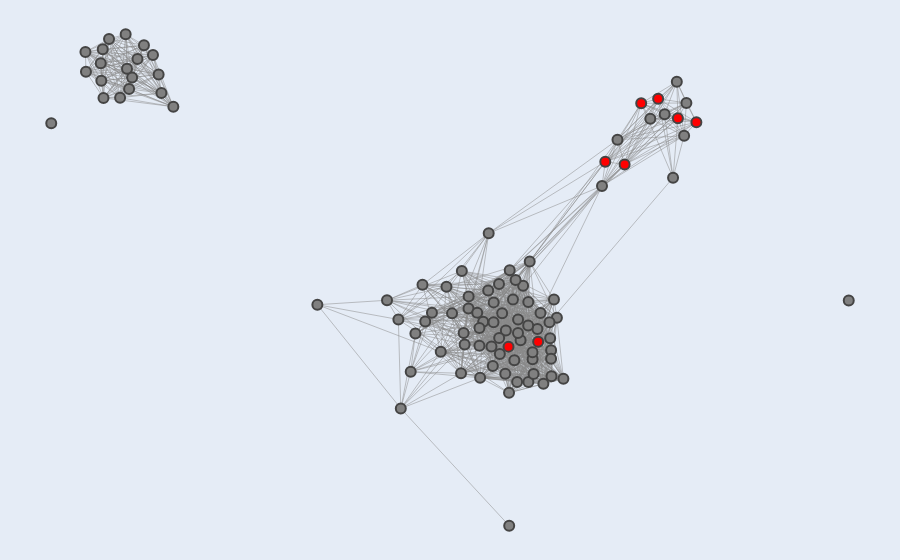

Notebook source saved alongside this figure:
### Markdown cell above
## Figure E

### Code cell
# nodes to be highlighted in red.
highlight_nodes = ['W04B5.1', 'F39E9.7', 'ZK402.3', 'W04B5.2', 'T02G5.4', 'Y105C5A.14','W05H12.2', 'gpx-8']

G, pos, partition = load_graph_positions_and_clusters()

# sorting nodes to ensure highlighted nodes are processed last and rendered on top
sorted_nodes = sorted(G.nodes(), key=lambda node: node in highlight_nodes)

# generate hover texts and colors for each node
hover_texts = []
node_colors = []
for node in sorted_nodes:
    community_id = partition[node]
    neighbors = list(G.neighbors(node))
    sorted_neighbors = sorted(neighbors)[:10]
    neighbors_str = ", ".join(sorted_neighbors)
    hover_text = f"Gene: {node}<br>Cluster ID: {community_id}<br>Top Neighbors: {neighbors_str}"
    hover_texts.append(hover_text)
    node_colors.append('red' if node in highlight_nodes else 'gray')

# prepare edge trace
edge_x = []
edge_y = []
for edge in G.edges():
    x0, y0 = pos[edge[0]]
    x1, y1 = pos[edge[1]]
    edge_x.extend([x0, x1, None])
    edge_y.extend([y0, y1, None])
edge_trace = go.Scatter(x=edge_x, y=edge_y, line=dict(width=0.5, color='#888'), hoverinfo='none', mode='lines')

# prepare node trace
node_trace = go.Scatter(
    x=[pos[node][0] for node in sorted_nodes], 
    y=[pos[node][1] for node in sorted_nodes], 
    mode='markers', 
    hoverinfo='text',
    marker=dict(showscale=False, size=10, color=node_colors, line_width=2),
    text=hover_texts)

# create figure
fig = go.Figure(data=[edge_trace, node_trace], 
                layout=go.Layout(
                    showlegend=False,
                    hovermode='closest',
                    margin=dict(b=0, l=0, r=0, t=0),
                    xaxis=dict(showgrid=False, zeroline=False, showticklabels=False),
                    yaxis=dict(showgrid=False, zeroline=False, showticklabels=False)))

# display figure
plotly.offline.plot(fig, image_filename='r100_pseudogenes_clustering', image='svg') # saves in ~/Downloads and opens in browser.
fig.show()

# pio.write_image(fig, '../figs/fig2/fig2G.svg', format='svg')

### Figure 1 — Plotly figure (JSON) as saved in the notebook; plotly's stock layout.template omitted (floating-point values rounded to 4 significant figures; data arrays with more than 128 entries replaced by an {"elided": "..."} marker saying what was removed)
{"data": [{"hoverinfo": "none", "line": {"color": "#888", "width": 0.5}, "mode": "lines", "type": "scatter", "x": {"elided": "3855 float values"}, "y": {"elided": "3855 float values"}}, {"hoverinfo": "text", "marker": {"color": ["gray", "gray", "gray", "gray", "gray", "gray", "gray", "gray", "gray", "gray", "gray", "gray", "gray", "gray", "gray", "gray", "gray", "gray", "gray", "gray", "gray", "gray", "gray", "gray", "gray", "gray", "gray", "gray", "gray", "gray", "gray", "gray", "gray", "gray", "gray", "gray", "gray", "gray", "gray", "gray", "gray", "gray", "gray", "gray", "gray", "gray", "gray", "gray", "gray", "gray", "gray", "gray", "gray", "gray", "gray", "gray", "gray", "gray", "gray", "gray", "gray", "gray", "gray", "gray", "gray", "gray", "gray", "gray", "gray", "gray", "gray", "gray", "gray", "gray", "gray", "gray", "gray", "gray", "gray", "gray", "gray", "gray", "gray", "gray", "gray", "gray", "gray", "gray", "gray", "gray", "gray", "gray", "red", "red", "red", "red", "red", "red", "red", "red"], "line": {"width": 2}, "showscale": false, "size": 10}, "mode": "markers", "text": ["Gene: C55C3.3<br>Cluster ID: 0<br>Top Neighbors: C09G5.7, R06C1.4, W09B7.2, ZK973.8, clp-6, dyf-3, lido-18, mif-2, spch-1, spe-41", "Gene: timm-17B.2<br>Cluster ID: 0<br>Top Neighbors: C04G6.6, C08F11.7, C18D4.6, C30G12.1, C38D9.2, C46G7.5, F09C8.2, F15D4.5, F40D4.13, F41G4.7", "Gene: Y20F4.4<br>Cluster ID: 0<br>Top Neighbors: C04G6.6, C08F11.7, C18D4.6, C46G7.5, E02H9.3, F09C8.2, K09H9.7, R06C1.4, T16G12.4, T16G12.8", "Gene: C08F11.7<br>Cluster ID: 0<br>Top Neighbors: C04G6.6, C18D4.6, C38C3.3, C38D9.2, C46G7.5, F09C8.2, F15D4.5, F40D4.13, F41G4.7, F55B11.6", "Gene: E01G4.5<br>Cluster ID: 1<br>Top Neighbors: F39E9.7, F39F10.4, F55C9.3, H09G03.1, K02E2.6, W04B5.1, W04B5.2, W05H12.2, Y105C5A.14, Y17D7B.4", "Gene: C09G5.7<br>Cluster ID: 0<br>Top Neighbors: C04G6.6, C30G12.1, C38C3.3, C55C3.3, Y57G7A.5, ZK795.2, ZK973.8, clp-6, elf-1, gpx-8", "Gene: hrde-1<br>Cluster ID: 2<br>Top Neighbors: cdk-1, cey-2, cpg-1, csr-1, hil-4, hsp-1, hsp-90, klp-15, klp-7, mcm-7", "Gene: C18D4.6<br>Cluster ID: 0<br>Top Neighbors: C04G6.6, C08F11.7, C38C3.3, C38D9.2, C46G7.5, E02H9.3, F09C8.2, F15D4.5, F40D4.13, F55B11.6", "Gene: R06C1.4<br>Cluster ID: 0<br>Top Neighbors: C04G6.6, C08F11.7, C18D4.6, C38C3.3, C38D9.2, C46G7.5, C55C3.3, E02H9.3, F09C8.2, F15D4.5", "Gene: C38D9.2<br>Cluster ID: 0<br>Top Neighbors: C04G6.6, C08F11.7, C18D4.6, F15D4.5, F40D4.13, F41G4.7, F55B11.6, F58H7.5, K05C4.9, K09H9.7", "Gene: F15D4.5<br>Cluster ID: 0<br>Top Neighbors: C04G6.6, C08F11.7, C18D4.6, C38D9.2, F40D4.13, F41G4.7, F55B11.6, F58H7.5, K09H9.7, R03H10.6", "Gene: Y57G11C.51<br>Cluster ID: 0<br>Top Neighbors: C46G7.5, E01G4.5, F39F10.4, R06C1.4, W05F2.4, W05H12.2, W09B7.2, Y20F4.4, ZK973.8, mif-2", "Gene: pan-1<br>Cluster ID: 0<br>Top Neighbors: C04G6.6, C08F11.7, C30G12.1, C46G7.5, F09C8.2, F55B11.6, K05C4.9, K09H9.7, T02G5.4, T11F9.10", "Gene: hil-4<br>Cluster ID: 2<br>Top Neighbors: cdk-1, cey-2, cpg-1, csr-1, hrde-1, hsp-1, hsp-90, klp-15, klp-7, mcm-7", "Gene: cdk-1<br>Cluster ID: 2<br>Top Neighbors: cey-2, cpg-1, csr-1, hil-4, hrde-1, hsp-1, hsp-90, klp-15, klp-7, mcm-7", "Gene: T16G12.4<br>Cluster ID: 0<br>Top Neighbors: C04G6.6, C08F11.7, C18D4.6, C38D9.2, C46G7.5, E02H9.3, F15D4.5, F41G4.7, F55B11.6, F58H7.5", "Gene: fbxb-97<br>Cluster ID: 0<br>Top Neighbors: C04G6.6, C08F11.7, C18D4.6, C30G12.1, C38C3.3, C38D9.2, C46G7.5, F09C8.2, F15D4.5, F40D4.13", "Gene: F39F10.4<br>Cluster ID: 1<br>Top Neighbors: E01G4.5, F09C8.2, F39E9.7, F55C9.3, H09G03.1, W04B5.1, W04B5.2, W05H12.2, Y105C5A.14, Y17D7B.4", "Gene: K09H9.7<br>Cluster ID: 0<br>Top Neighbors: C04G6.6, C08F11.7, C18D4.6, C30G12.1, C38C3.3, C38D9.2, C46G7.5, F09C8.2, F15D4.5, F40D4.13", "Gene: tbb-2<br>Cluster ID: 2<br>Top Neighbors: cdk-1, cey-2, cpg-1, csr-1, hil-4, hrde-1, hsp-1, hsp-90, klp-15, klp-7", "Gene: saeg-1<br>Cluster ID: 0<br>Top Neighbors: C04G6.6, C08F11.7, C18D4.6, C38D9.2, F09C8.2, F15D4.5, F41G4.7, F55B11.6, F58H7.5, K05C4.9", "Gene: spe-41<br>Cluster ID: 0<br>Top Neighbors: C04G6.6, C08F11.7, C09G5.7, C18D4.6, C38C3.3, C38D9.2, C55C3.3, F55B11.6, F58H7.5, K09H9.7", "Gene: csr-1<br>Cluster ID: 2<br>Top Neighbors: cdk-1, cey-2, hil-4, hrde-1, hsp-1, hsp-90, klp-15, klp-7, mcm-7, par-5", "Gene: mif-2<br>Cluster ID: 0<br>Top Neighbors: C18D4.6, C46G7.5, C55C3.3, E02H9.3, R06C1.4, T03D3.5, T16G12.4, W05F2.4, Y20F4.4, Y57G11C.51", "Gene: ZK973.8<br>Cluster ID: 0<br>Top Neighbors: C09G5.7, C30G12.1, C38C3.3, C55C3.3, F09C8.2, Y57G11C.51, Y57G7A.5, ZK795.2, bath-13, clp-6", "Gene: scrm-4<br>Cluster ID: 0<br>Top Neighbors: C04G6.6, C08F11.7, C18D4.6, C38D9.2, F15D4.5, F40D4.13, F55B11.6, F58H7.5, K09H9.7, R06C1.4", "Gene: K02E2.6<br>Cluster ID: 1<br>Top Neighbors: E01G4.5, F39E9.7, F55C9.3, H09G03.1, W04B5.1, W04B5.2, W05H12.2, Y105C5A.14, Y17D7B.4, Y37E11B.2", "Gene: mcm-7<br>Cluster ID: 2<br>Top Neighbors: cdk-1, cey-2, cpg-1, csr-1, hil-4, hrde-1, hsp-1, hsp-90, klp-15, klp-7", "Gene: sea-2<br>Cluster ID: 0<br>Top Neighbors: C18D4.6, C46G7.5, E02H9.3, F09C8.2, R06C1.4, T16G12.4, W05F2.4, W09B7.1, W09B7.2, Y20F4.4", "Gene: klp-7<br>Cluster ID: 2<br>Top Neighbors: cdk-1, cey-2, csr-1, hil-4, hrde-1, hsp-1, hsp-90, klp-15, mcm-7, par-5", "Gene: rnh-1.3<br>Cluster ID: 0<br>Top Neighbors: C04G6.6, C08F11.7, C18D4.6, C38D9.2, C46G7.5, F15D4.5, F40D4.13, F41G4.7, F55B11.6, F58H7.5", "Gene: fbxa-192<br>Cluster ID: 0<br>Top Neighbors: C04G6.6, C08F11.7, C18D4.6, F09C8.2, F58H7.5, K09H9.7, R06C1.4, T02G5.4, T03D3.5, T16G12.4", "Gene: bath-45<br>Cluster ID: 0<br>Top Neighbors: C04G6.6, C08F11.7, C18D4.6, C30G12.1, C38D9.2, F15D4.5, F40D4.13, F41G4.7, F55B11.6, F58H7.5", "Gene: ZK795.2<br>Cluster ID: 0<br>Top Neighbors: C04G6.6, C09G5.7, C38C3.3, F09C8.2, R03H10.6, T20F7.1, Y57G7A.5, ZK909.3, ZK973.8, clp-6", "Gene: par-5<br>Cluster ID: 2<br>Top Neighbors: cdk-1, cey-2, cpg-1, csr-1, hil-4, hrde-1, hsp-1, hsp-90, klp-15, klp-7", "Gene: hsp-90<br>Cluster ID: 2<br>Top Neighbors: cdk-1, cey-2, cpg-1, csr-1, hil-4, hrde-1, hsp-1, klp-15, klp-7, mcm-7", "Gene: gly-13<br>Cluster ID: 0<br>Top Neighbors: C04G6.6, C08F11.7, C18D4.6, C30G12.1, C38C3.3, C46G7.5, F09C8.2, F40D4.13, F55B11.6, K05C4.9", "Gene: klp-15<br>Cluster ID: 2<br>Top Neighbors: cdk-1, cey-2, cpg-1, csr-1, hil-4, hrde-1, hsp-1, hsp-90, klp-7, mcm-7", "Gene: cey-2<br>Cluster ID: 2<br>Top Neighbors: cdk-1, cpg-1, csr-1, hil-4, hrde-1, hsp-1, hsp-90, klp-15, klp-7, mcm-7", "Gene: C46G7.5<br>Cluster ID: 0<br>Top Neighbors: C04G6.6, C08F11.7, C18D4.6, E02H9.3, F09C8.2, F40D4.13, F55B11.6, K05C4.9, K09H9.7, R03H10.6", "Gene: bath-13<br>Cluster ID: 0<br>Top Neighbors: C04G6.6, C08F11.7, C18D4.6, C30G12.1, C38C3.3, C38D9.2, C46G7.5, F09C8.2, F15D4.5, F40D4.13", "Gene: citk-1<br>Cluster ID: 0<br>Top Neighbors: C04G6.6, C18D4.6, C30G12.1, C46G7.5, E02H9.3, F09C8.2, K09H9.7, R03H10.6, R06C1.4, T03D3.5", "Gene: T03D3.5<br>Cluster ID: 0<br>Top Neighbors: C18D4.6, C30G12.1, C38C3.3, E02H9.3, F09C8.2, K05C4.9, K09H9.7, T16G12.4, T20F7.1, bath-13", "Gene: E02H9.3<br>Cluster ID: 0<br>Top Neighbors: C18D4.6, C46G7.5, R06C1.4, T03D3.5, T16G12.4, W05F2.4, W09B7.2, Y20F4.4, citk-1, dyf-3", "Gene: ZK909.3<br>Cluster ID: 0<br>Top Neighbors: C08F11.7, C18D4.6, C30G12.1, C38C3.3, E01G4.5, F09C8.2, F39F10.4, K05C4.9, K09H9.7, T16G12.8", "Gene: H09G03.1<br>Cluster ID: 1<br>Top Neighbors: E01G4.5, F39E9.7, F39F10.4, F55C9.3, K02E2.6, W04B5.1, W04B5.2, W05H12.2, Y105C5A.14, Y17D7B.4", "Gene: Y47H10A.5<br>Cluster ID: 1<br>Top Neighbors: H09G03.1, W04B5.1, W04B5.2, Y17D7B.4, ZK402.3, his-24", "Gene: C38C3.3<br>Cluster ID: 0<br>Top Neighbors: C04G6.6, C08F11.7, C09G5.7, C18D4.6, F09C8.2, K09H9.7, R06C1.4, T03D3.5, T16G12.8, T20F7.1", "Gene: F58H7.5<br>Cluster ID: 0<br>Top Neighbors: C04G6.6, C08F11.7, C38D9.2, F15D4.5, F40D4.13, F41G4.7, F55B11.6, K05C4.9, K09H9.7, T02G5.4", "Gene: F40D4.13<br>Cluster ID: 0<br>Top Neighbors: C04G6.6, C08F11.7, C18D4.6, C30G12.1, C38D9.2, C46G7.5, F15D4.5, F41G4.7, F55B11.6, F58H7.5", "Gene: elf-1<br>Cluster ID: 0<br>Top Neighbors: C04G6.6, C09G5.7, C30G12.1, C38C3.3, C46G7.5, F09C8.2, F39F10.4, F40D4.13, F55B11.6, K05C4.9", "Gene: vet-6<br>Cluster ID: 0<br>Top Neighbors: C18D4.6, C30G12.1, C38C3.3, F09C8.2, F39F10.4, K05C4.9, K09H9.7, T03D3.5, T11F9.10, T16G12.8", "Gene: pyk-1<br>Cluster ID: 3<br>Top Neighbors: ", "Gene: lin-15B<br>Cluster ID: 0<br>Top Neighbors: C04G6.6, C18D4.6, C30G12.1, C46G7.5, F09C8.2, F40D4.13, K05C4.9, K09H9.7, R03H10.6, T03D3.5", "Gene: clp-6<br>Cluster ID: 0<br>Top Neighbors: C04G6.6, C09G5.7, C18D4.6, C38C3.3, C55C3.3, F09C8.2, F40D4.13, K05C4.9, K09H9.7, R06C1.4", "Gene: hsp-1<br>Cluster ID: 2<br>Top Neighbors: cdk-1, cey-2, cpg-1, csr-1, hil-4, hrde-1, hsp-90, klp-15, klp-7, mcm-7", "Gene: rme-2<br>Cluster ID: 2<br>Top Neighbors: cdk-1, cey-2, cpg-1, csr-1, hil-4, hrde-1, hsp-1, hsp-90, klp-15, klp-7", "Gene: ceh-20<br>Cluster ID: 0<br>Top Neighbors: C04G6.6, C08F11.7, C18D4.6, C30G12.1, C38C3.3, C38D9.2, C46G7.5, F09C8.2, F40D4.13, F41G4.7", "Gene: T11F9.10<br>Cluster ID: 0<br>Top Neighbors: C04G6.6, C08F11.7, C38D9.2, C46G7.5, F09C8.2, F15D4.5, F40D4.13, F41G4.7, F55B11.6, F58H7.5", "Gene: lido-18<br>Cluster ID: 0<br>Top Neighbors: C04G6.6, C08F11.7, C09G5.7, C18D4.6, C38C3.3, C38D9.2, C55C3.3, F15D4.5, F40D4.13, F41G4.7", "Gene: Y17D7B.4<br>Cluster ID: 1<br>Top Neighbors: E01G4.5, F39E9.7, F39F10.4, F55C9.3, H09G03.1, K02E2.6, W04B5.1, W04B5.2, W05H12.2, Y105C5A.14", "Gene: C04G6.6<br>Cluster ID: 0<br>Top Neighbors: C08F11.7, C09G5.7, C18D4.6, C38C3.3, C38D9.2, C46G7.5, F09C8.2, F15D4.5, F40D4.13, F41G4.7", "Gene: C30G12.1<br>Cluster ID: 0<br>Top Neighbors: C09G5.7, F09C8.2, F40D4.13, F55B11.6, K05C4.9, K09H9.7, R03H10.6, T02G5.4, T03D3.5, T16G12.8", "Gene: wago-1<br>Cluster ID: 2<br>Top Neighbors: cdk-1, cey-2, cpg-1, csr-1, hil-4, hrde-1, hsp-1, hsp-90, klp-15, klp-7", "Gene: cpg-1<br>Cluster ID: 2<br>Top Neighbors: cdk-1, cey-2, hil-4, hrde-1, hsp-1, hsp-90, klp-15, mcm-7, par-5, pgl-3", "Gene: T16G12.8<br>Cluster ID: 0<br>Top Neighbors: C04G6.6, C18D4.6, C30G12.1, C38C3.3, C38D9.2, F09C8.2, F15D4.5, F40D4.13, F55B11.6, F58H7.5", "Gene: pgl-3<br>Cluster ID: 2<br>Top Neighbors: cdk-1, cey-2, cpg-1, csr-1, hil-4, hrde-1, hsp-1, hsp-90, klp-15, klp-7", "Gene: Y57G7A.5<br>Cluster ID: 0<br>Top Neighbors: C04G6.6, C08F11.7, C09G5.7, C38C3.3, K09H9.7, R03H10.6, T20F7.1, ZK795.2, ZK909.3, ZK973.8", "Gene: K05C4.9<br>Cluster ID: 0<br>Top Neighbors: C30G12.1, C38D9.2, C46G7.5, F09C8.2, F40D4.13, F41G4.7, F58H7.5, K09H9.7, T03D3.5, T11F9.10", "Gene: F09C8.2<br>Cluster ID: 0<br>Top Neighbors: C04G6.6, C08F11.7, C18D4.6, C30G12.1, C38C3.3, C46G7.5, F39F10.4, F55B11.6, K05C4.9, K09H9.7", "Gene: wago-4<br>Cluster ID: 2<br>Top Neighbors: cdk-1, cey-2, cpg-1, csr-1, hil-4, hrde-1, hsp-1, hsp-90, klp-15, klp-7", "Gene: Y48G1BM.6<br>Cluster ID: 0<br>Top Neighbors: C04G6.6, C08F11.7, C18D4.6, C38D9.2, F15D4.5, F40D4.13, F41G4.7, F55B11.6, F58H7.5, K09H9.7", "Gene: fkb-8<br>Cluster ID: 0<br>Top Neighbors: C30G12.1, C38D9.2, F15D4.5, F40D4.13, F41G4.7, F58H7.5, K05C4.9, K09H9.7, T11F9.10, T16G12.8", "Gene: tba-2<br>Cluster ID: 2<br>Top Neighbors: cdk-1, cey-2, cpg-1, csr-1, hil-4, hrde-1, hsp-1, hsp-90, klp-15, klp-7", "Gene: dyf-3<br>Cluster ID: 0<br>Top Neighbors: C55C3.3, E02H9.3, W09B7.2, mif-2", "Gene: F55B11.6<br>Cluster ID: 0<br>Top Neighbors: C04G6.6, C08F11.7, C18D4.6, C30G12.1, C38D9.2, C46G7.5, F09C8.2, F15D4.5, F40D4.13, F41G4.7", "Gene: Y37E11B.2<br>Cluster ID: 1<br>Top Neighbors: E01G4.5, F39E9.7, F39F10.4, F55C9.3, H09G03.1, K02E2.6, W04B5.1, W04B5.2, W05H12.2, Y105C5A.14", "Gene: T20F7.1<br>Cluster ID: 0<br>Top Neighbors: C04G6.6, C08F11.7, C18D4.6, C30G12.1, C38C3.3, C46G7.5, F09C8.2, F40D4.13, F55B11.6, K09H9.7", "Gene: his-24<br>Cluster ID: 0<br>Top Neighbors: C30G12.1, C38D9.2, F15D4.5, F40D4.13, F41G4.7, F58H7.5, K05C4.9, K09H9.7, R06C1.4, T02G5.4", "Gene: qdpr-1<br>Cluster ID: 0<br>Top Neighbors: C04G6.6, C30G12.1, C38C3.3, F09C8.2, K09H9.7, R06C1.4, T02G5.4, T16G12.8, T20F7.1, W05H12.2", "Gene: W05F2.4<br>Cluster ID: 0<br>Top Neighbors: C18D4.6, C38C3.3, C46G7.5, E02H9.3, F09C8.2, K09H9.7, R06C1.4, T20F7.1, W09B7.2, Y20F4.4", "Gene: R03H10.6<br>Cluster ID: 0<br>Top Neighbors: C04G6.6, C08F11.7, C18D4.6, C30G12.1, C38D9.2, C46G7.5, F15D4.5, F40D4.13, F55B11.6, K09H9.7", "Gene: W09B7.2<br>Cluster ID: 0<br>Top Neighbors: C04G6.6, C08F11.7, C18D4.6, C46G7.5, C55C3.3, E02H9.3, F15D4.5, F41G4.7, F55B11.6, K09H9.7", "Gene: R03D7.2<br>Cluster ID: 4<br>Top Neighbors: ", "Gene: saeg-2<br>Cluster ID: 0<br>Top Neighbors: C04G6.6, C08F11.7, C38D9.2, C46G7.5, F15D4.5, F40D4.13, F41G4.7, F55B11.6, F58H7.5, K05C4.9", "Gene: pdfr-1<br>Cluster ID: 0<br>Top Neighbors: C04G6.6, C08F11.7, C18D4.6, C46G7.5, F09C8.2, F40D4.13, F55B11.6, K05C4.9, K09H9.7, T02G5.4", "Gene: glit-1<br>Cluster ID: 0<br>Top Neighbors: C04G6.6, C08F11.7, C18D4.6, C30G12.1, C38D9.2, C46G7.5, F09C8.2, F39F10.4, F40D4.13, F41G4.7", "Gene: F41G4.7<br>Cluster ID: 0<br>Top Neighbors: C04G6.6, C08F11.7, C38D9.2, F15D4.5, F40D4.13, F55B11.6, F58H7.5, K05C4.9, K09H9.7, T02G5.4", "Gene: Y53F4B.5<br>Cluster ID: 0<br>Top Neighbors: C04G6.6, C30G12.1, C38D9.2, F15D4.5, F40D4.13, F41G4.7, F55B11.6, F58H7.5, K05C4.9, K09H9.7", "Gene: F55C9.3<br>Cluster ID: 1<br>Top Neighbors: E01G4.5, F39E9.7, F39F10.4, H09G03.1, K02E2.6, W04B5.1, W04B5.2, W05H12.2, Y105C5A.14, Y17D7B.4", "Gene: spch-1<br>Cluster ID: 0<br>Top Neighbors: C55C3.3", "Gene: W09B7.1<br>Cluster ID: 0<br>Top Neighbors: C04G6.6, C08F11.7, C38D9.2, C46G7.5, F09C8.2, F15D4.5, F40D4.13, F41G4.7, F55B11.6, F58H7.5", "Gene: ZK402.3<br>Cluster ID: 1<br>Top Neighbors: E01G4.5, F39E9.7, F39F10.4, F55C9.3, H09G03.1, K02E2.6, W04B5.1, W04B5.2, W05H12.2, Y105C5A.14", "Gene: W04B5.1<br>Cluster ID: 1<br>Top Neighbors: E01G4.5, F39E9.7, F39F10.4, F55C9.3, H09G03.1, K02E2.6, W04B5.2, W05H12.2, Y105C5A.14, Y17D7B.4", "Gene: F39E9.7<br>Cluster ID: 1<br>Top Neighbors: E01G4.5, F39F10.4, F55C9.3, H09G03.1, K02E2.6, W04B5.1, W04B5.2, W05H12.2, Y105C5A.14, Y17D7B.4", "Gene: W04B5.2<br>Cluster ID: 1<br>Top Neighbors: E01G4.5, F39E9.7, F39F10.4, F55C9.3, H09G03.1, K02E2.6, W04B5.1, W05H12.2, Y105C5A.14, Y17D7B.4", "Gene: T02G5.4<br>Cluster ID: 0<br>Top Neighbors: C04G6.6, C08F11.7, C18D4.6, C30G12.1, C38D9.2, C46G7.5, F09C8.2, F15D4.5, F40D4.13, F41G4.7", "Gene: Y105C5A.14<br>Cluster ID: 1<br>Top Neighbors: E01G4.5, F09C8.2, F39E9.7, F39F10.4, F55C9.3, H09G03.1, K02E2.6, W04B5.1, W04B5.2, W05H12.2", "Gene: gpx-8<br>Cluster ID: 0<br>Top Neighbors: C04G6.6, C08F11.7, C09G5.7, C18D4.6, C30G12.1, C38C3.3, C38D9.2, C46G7.5, F09C8.2, F15D4.5", "Gene: W05H12.2<br>Cluster ID: 1<br>Top Neighbors: E01G4.5, F09C8.2, F39E9.7, F39F10.4, F55C9.3, H09G03.1, K02E2.6, W04B5.1, W04B5.2, Y105C5A.14"], "type": "scatter", "x": [-0.12, 0.2216, 0.04917, 0.1276, 0.4217, -0.09526, -0.8496, 0.08592, 0.03707, 0.199, 0.2119, 0.09971, 0.07652, -0.7256, -0.7186, 0.07652, 0.1795, 0.383, 0.1426, -0.8635, 0.173, 0.03051, -0.8653, -0.1261, -0.0836, 0.2534, 0.5701, -0.7919, -0.06582, -0.6888, 0.1411, 0.1604, 0.2558, -0.04222, -0.7784, -0.9086, 0.1987, -0.7397, -0.7623, 0.07107, 0.1259, 0.04964, 0.03254, -0.1546, 0.2023, 0.5397, 0.5607, 0.00805, 0.2365, 0.2094, 0.09846, 0.1858, 1, 0.1255, 0.03956, -0.8689, -0.9073, 0.1732, 0.2094, 0.07828, 0.5884, 0.1067, 0.1118, -0.8219, -0.8703, 0.1984, -0.8047, -0.05899, 0.2703, 0.1671, -0.808, 0.2557, 0.1505, -0.7994, -0.3287, 0.1638, 0.594, 0.1122, 0.2517, 0.1523, -0.005873, 0.1334, -0.02014, -0.9941, 0.1708, 0.2629, 0.2293, 0.2568, 0.2865, 0.5038, 0.151, 0.1101, 0.5234, 0.481, 0.619, 0.5728, 0.2234, 0.4396, 0.1493, 0.3913], "y": [-0.4533, -0.2191, -0.1581, -0.2927, 0.3395, -0.3447, 0.6369, -0.1973, -0.2306, -0.375, -0.3516, 0.06346, -0.216, 0.5319, 0.4771, -0.2684, -0.2517, 0.2032, -0.2233, 0.4628, -0.2303, -0.3496, 0.6066, -0.1908, -0.2324, -0.2459, 0.5107, 0.5233, -0.08864, 0.4368, -0.3507, -0.1317, -0.2812, -0.171, 0.5778, 0.5984, -0.1393, 0.5894, 0.6179, -0.1711, -0.2455, -0.1226, -0.04777, -0.134, -0.01975, 0.4146, 0.2273, -0.1727, -0.3803, -0.3083, -0.1051, -0.09146, -0.135, -0.0864, -0.2644, 0.5131, 0.54, -0.1908, -0.2877, -0.3629, 0.3514, -0.2702, -0.1988, 0.4632, 0.5652, -0.2084, 0.5489, -0.1964, -0.1859, -0.07425, 0.6506, -0.3065, -0.407, 0.4891, -0.1472, -0.3111, 0.4479, -0.1403, -0.1987, -0.04522, -0.09453, -0.1725, -0.2861, 0.3879, -0.375, -0.1317, -0.1718, -0.358, -0.3657, 0.4014, -0.7992, -0.3278, 0.4603, 0.4469, 0.3909, 0.403, -0.2565, 0.2666, -0.2708, 0.2746]}], "layout": {"hovermode": "closest", "margin": {"b": 0, "l": 0, "r": 0, "t": 0}, "showlegend": false, "xaxis": {"showgrid": false, "showticklabels": false, "zeroline": false}, "yaxis": {"showgrid": false, "showticklabels": false, "zeroline": false}}}
